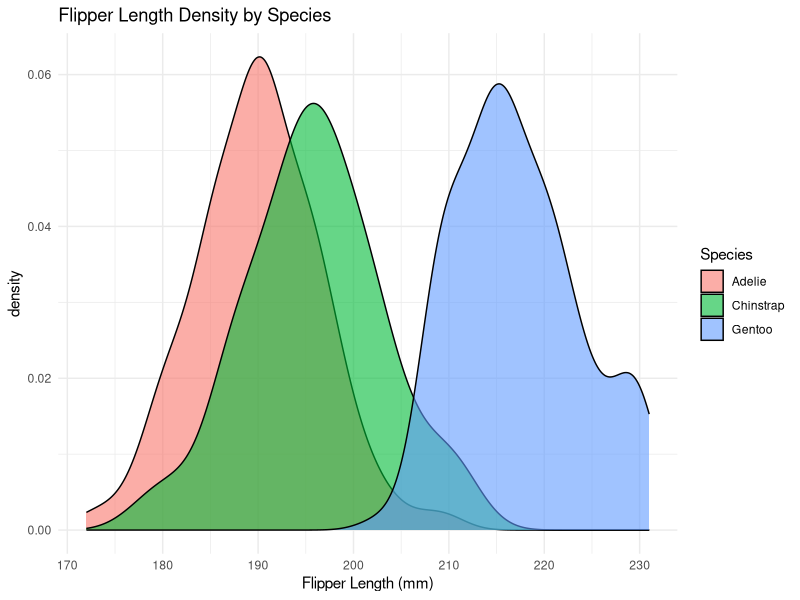

Reproduce this figure in R.
## ---- chunk 1
knitr::opts_chunk$set(
  echo = TRUE, warning = FALSE, message = FALSE, 
  fig.align = "center", fig.width = 6, fig.height = 4, dpi = 300
)
library(tidyverse)
library(palmerpenguins)
## ---- chunk 2
summary(penguins)
## ---- chunk 3
library(dplyr)
penguins |> 
  filter(!is.na(flipper_length_mm)) |> 
  group_by(species) |> 
  summarise(avg_flipper = mean(flipper_length_mm, na.rm = TRUE))
## ---- chunk 4
ggplot(penguins, aes(x = flipper_length_mm, fill = species)) +
  geom_density(alpha = 0.6) +
  theme_minimal() +
  labs(
    title = "Flipper Length Density by Species",
    x = "Flipper Length (mm)",
    fill = "Species"
  )
